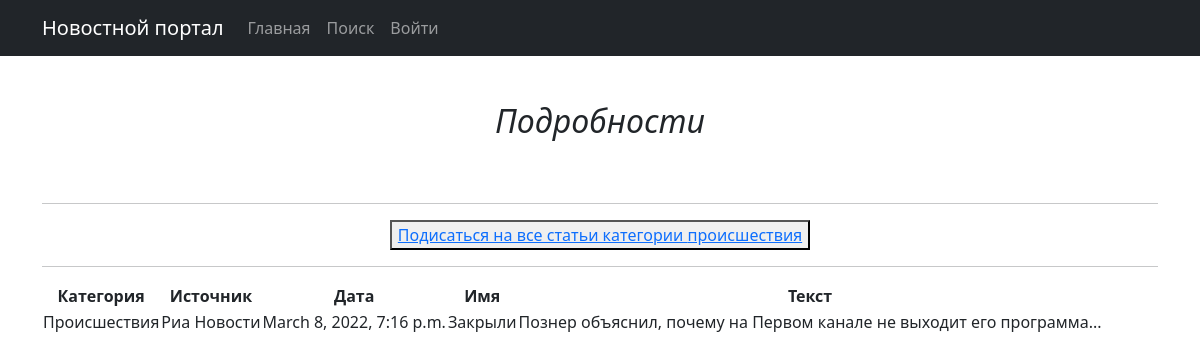
The page /news/1/ on the database its author committed.
### news/models.py (models this page shows, shortened)
class Post(models.Model):
    name = models.CharField(max_length=64)
    description = models.TextField()
    date = models.DateTimeField()
    category = models.ForeignKey('category', on_delete=models.CASCADE)
    source = models.ForeignKey('source', on_delete=models.CASCADE)

class Category(models.Model):
    name = models.CharField(max_length=64)
    subscribers = models.ManyToManyField(User, )
    def __str__(self):
        return f'{self.name}'

class Source(models.Model):
    name = models.CharField(max_length=64)

### news/views.py (the view)
# urls.py: path('<int:pk>/', PostDetailView.as_view(), name='post_detail'),
class PostDetailView(DetailView):
    template_name = 'sample_app/post_detail.html'
    queryset = Post.objects.all()
    def get_context_data(self, **kwargs):
        context = super().get_context_data(**kwargs)
        id = self.kwargs.get('pk')
        qwe = Category.objects.filter(pk=Post.objects.get(pk=id).category.id).values("subscribers__username")
        context['is_not_subscribe'] = not qwe.filter(subscribers__username=self.request.user).exists()
        context['is_subscribe'] = qwe.filter(subscribers__username=self.request.user).exists()
        return context

### templates/sample_app/post_detail.html (shortened to what this page needs)
{% extends 'flatpages/default.html' %}
{% block content %}
<h2>&nbsp;</h2>
<h2><i>Подробности</i></h2>
<h2>&nbsp;</h2>
<table>
    <thead>
        <th>
            Категория
        </th>
        <th>
            Источник
        </th>
        <th>
            Дата
        </th>
        <th>
            Имя
        </th>
        <th>
            Текст
        </th>
    </thead>
    <tr>
        <td>
            {{ post.category|title }}
        </td>
        <td>
            {{ post.source.name|title }}
        </td>
        <td>
            {{ post.date }}
        </td>
        <td>
            {{ post.name }}
        </td>
        <td>
            {{ post.description }}
        </td>
        <hr>
        {% if is_not_subscribe %}
        <button><a href="add_subscribe/?pk={{ post.category.id }}">Подисаться на все статьи категории {{ post.category }}</a></button>
        {% endif %}
        <hr>
    </tr>
</table>
{% endblock content %}

### rows shown on the page
Post: category "Происшествия", source.name "Риа Новости", date "March 8, 2022, 7:16 p.m.", name "Закрыли", description "Познер объяснил, почему на Первом канале не выходит его программа...", category "происшествия"
